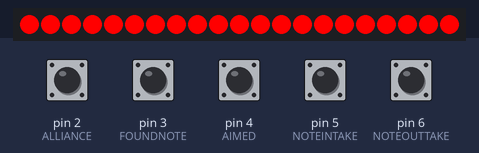
Bench run of a sketch on a simulated Arduino Uno, built with avr-gcc and run on an emulated ATmega328P. On the bench: 21 RGB LEDs in strip order, left to right. The inputs (shaded band) are chosen by the test bench; at power-on: pin 2 (ALLIANCE), pin 3 (FOUNDNOTE), pin 4 (AIMED), pin 5 (NOTEINTAKE), pin 6 (NOTEOUTTAKE) HIGH. Dim RGB values are drawn brighter than linear.

Above: at 1.2 s.
1.3 s: pin 2 (ALLIANCE) pulled LOW for 0.15 s
At 1.37 s:
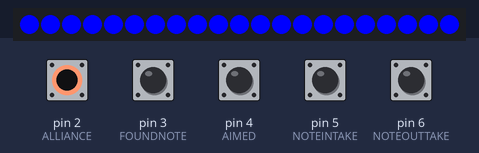
2.9 s: pin 3 (FOUNDNOTE) pulled LOW for 0.15 s
At 2.97 s:
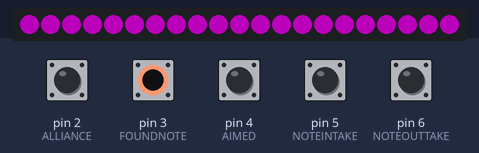
4.5 s: pin 4 (AIMED) pulled LOW for 0.15 s
At 4.57 s:
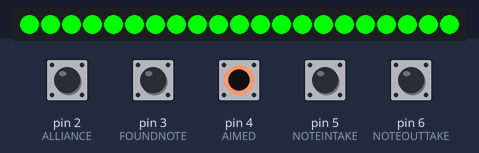
Timing chart, 0 to 7.5 s (numbered marks = the images above; inputs shaded):
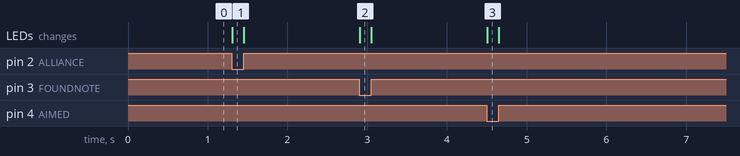

Measured:
- after the input at 1.3 s, the LEDs: change at once (image 1)
- after the input at 2.9 s, the LEDs: change at once (image 2)
- after the input at 4.5 s, the LEDs: change at once (image 3)

The sketch:

OfficialLEDcode.ino
```cpp
/*
  THIS CODE HAS LIGHT DOCUMENTATION (not every line is documented)
  ONLY MEANT FOR THE OFFICIAL ROBOT CODE
*/

// Library and Color Order
#define COLOR_ORDER GRB
#include <FastLED.h>

// LED Pin(s)
#define LED1 7

// Input Pin(s)
#define ALLIANCE 2
#define FOUNDNOTE 3
#define AIMED 4
#define NOTEINTAKE 5
#define NOTEOUTTAKE 6

// # of LEDs
#define NumberOfLEDs 21

// Create the LED Strip's variable (array)
CRGB led1[NumberOfLEDs];

// LED Priorities (Note > Alliance < Found Note)
int priorityN = 0;
int priorityF = 0;

// Setup
void setup() {
  pinMode(LED1, OUTPUT);  // Set pin 7 as as output

  // Define all pins below as Input pins CHANGE TO NORMAL INPUT FOR THE ACTUAL ROBOT CODE --------
  pinMode(ALLIANCE, INPUT_PULLUP);
  pinMode(FOUNDNOTE, INPUT_PULLUP);
  pinMode(AIMED, INPUT_PULLUP);
  pinMode(NOTEINTAKE, INPUT_PULLUP);
  pinMode(NOTEOUTTAKE, INPUT_PULLUP);

  FastLED.addLeds<WS2812, LED1, GRB>(led1, NumberOfLEDs);  // <Type of LED, Pin #, Color value type>(LED variable, # of LEDs)

  // Unique seed used for the random functions later in the code
  randomSeed(analogRead(0));

  // Begin Serial communication with Arduino
  Serial.begin(9600);
}

// Loop
void loop() {
  // Alliance Colors
  if (digitalRead(ALLIANCE) == HIGH && priorityN == 0 && priorityF == 0) {
    SetLEDs(255, 0, 0, NumberOfLEDs);  // Red
    FastLED.show();
  } else if (digitalRead(ALLIANCE) == LOW && priorityN == 0 && priorityF == 0) {
    SetLEDs(0, 0, 255, NumberOfLEDs);  // Blue
    FastLED.show();
  }

  // Note Colors
  if (digitalRead(FOUNDNOTE) == LOW) {
    priorityF = 1;                     // Set Priorities
    SetLEDs(75, 0, 75, NumberOfLEDs);  // Purple
    FastLED.show();
  } else {
    priorityF = 0;
  }

  // Shooter Colors
  if (digitalRead(AIMED) == LOW) {
    priorityN = 1;                     // Set Priority
    SetLEDs(0, 255, 0, NumberOfLEDs);  // Green
    FastLED.show();
  } else if (digitalRead(NOTEINTAKE) == LOW) {
    priorityN = 1;  // Set Priority
    ResetLEDs();    // Black/Nothing
  } else if (digitalRead(NOTEOUTTAKE) == LOW) {
    priorityN = 1;                     // Set Priority
    SetLEDs(75, 0, 75, NumberOfLEDs);  // Purple
    FastLED.show();
  } else {
    priorityN = 0;  // Set Priority
  }
}


// Function ResetLEDs
void ResetLEDs() {
  for (int i = 0; i < NumberOfLEDs; i++) {
    led1[i] = CRGB(0, 0, 0);
  }
}

// Function SetLEDs, Parameterers; RBG value, Number of LEDs
void SetLEDs(byte R, byte G, byte B, byte numberOfLEDs) {
  for (int i = 0; i < numberOfLEDs; i++) {
    led1[i] = CRGB(R, G, B);
  }
}
```
